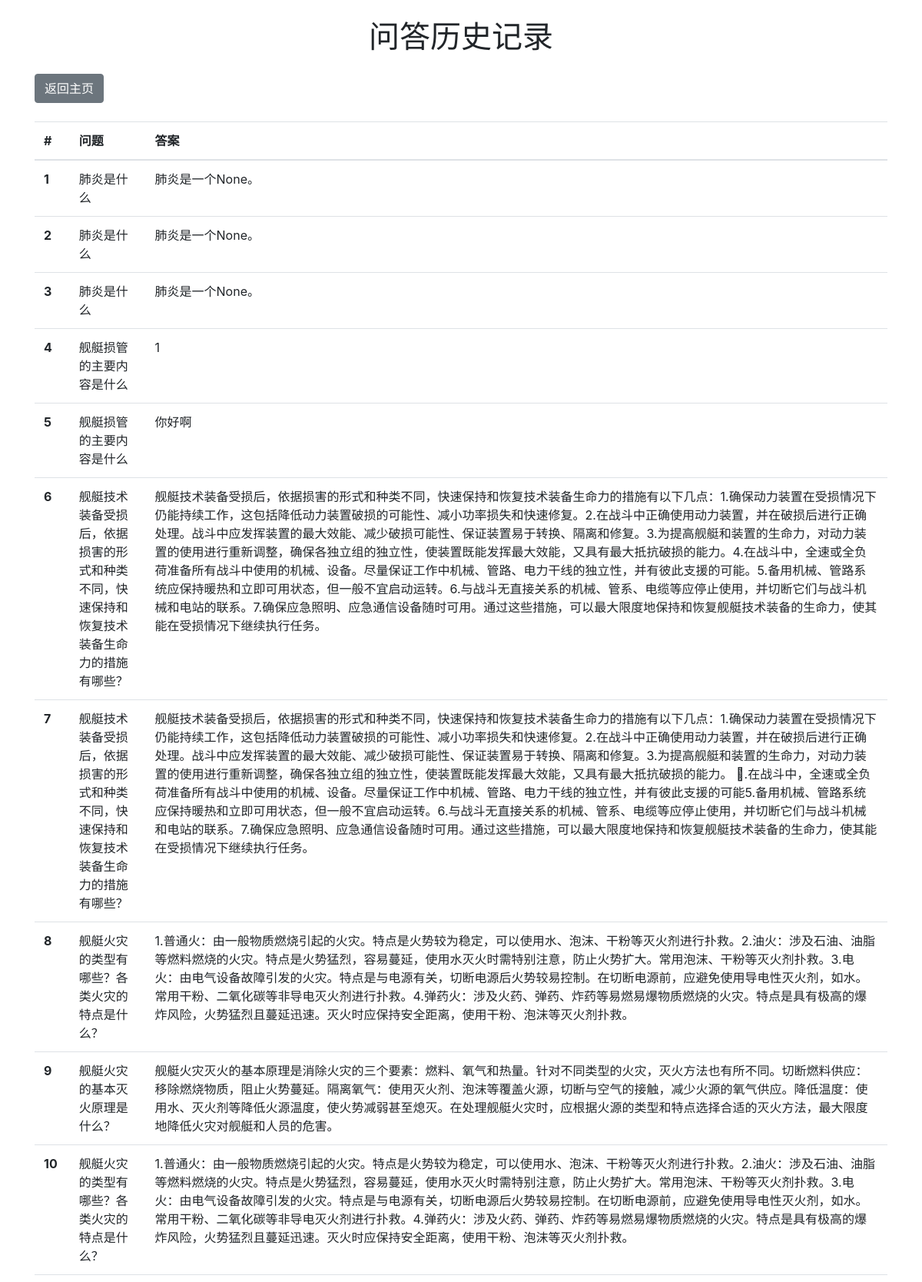
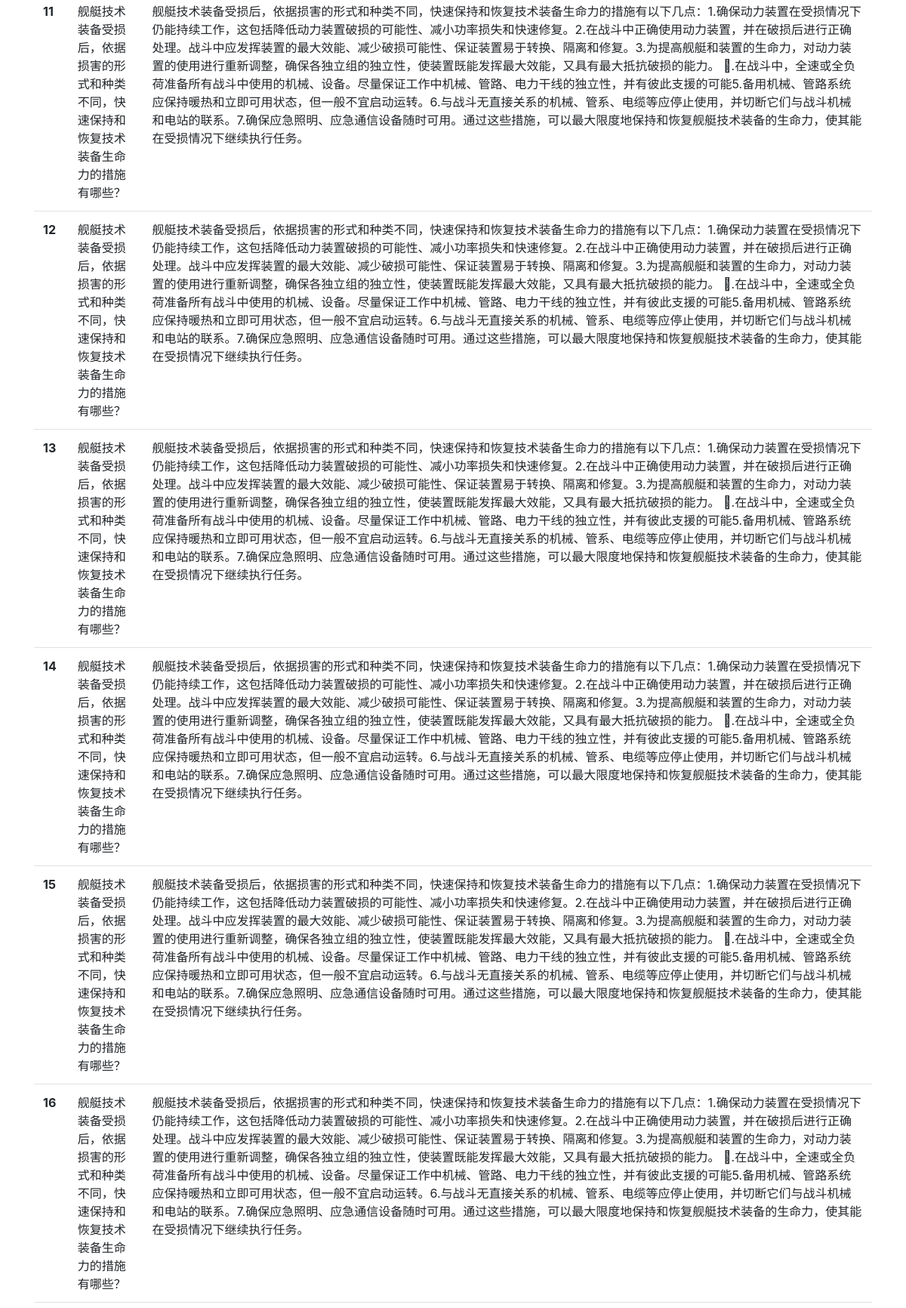
The app's page /history (upper part) with its own data (2 pictures, top to bottom).
### tables this page shows
CREATE TABLE history (
            id INTEGER PRIMARY KEY AUTOINCREMENT,
            question TEXT NOT NULL,
            answer TEXT NOT NULL
        );

### app.py (the view)
@app.route("/history")
def history():
    conn = sqlite3.connect("history.db")
    c = conn.cursor()
    c.execute("SELECT question, answer FROM history")
    records = c.fetchall()
    conn.close()
    return render_template("history.html", records=records)

### templates/history.html (shortened to what this page needs)
<!DOCTYPE html>
<html lang="zh">
<head>
    <link rel="stylesheet" href="https://stackpath.bootstrapcdn.com/bootstrap/4.5.2/css/bootstrap.min.css">
</head>
<body>
    <div class="container">
        <h1 class="text-center my-4">问答历史记录</h1>
        <a href="/" class="btn btn-secondary mb-4">返回主页</a>
        <table class="table">
            <thead>
                <tr>
                    <th scope="col">#</th>
                    <th scope="col">问题</th>
                    <th scope="col">答案</th>
                </tr>
            </thead>
            <tbody>
                {% for record in records %}
                    <tr>
                        <th scope="row">{{ loop.index }}</th>
                    <td>{{ record[0] }}</td>
                    <td>{{ record[1] }}</td>
                </tr>
            {% endfor %}
        </tbody>
    </table>
</div>
</body>
</html>

### records on screen
history: question "肺炎是什么", answer "肺炎是一个None。"
history: question "肺炎是什么", answer "肺炎是一个None。"
history: question "肺炎是什么", answer "肺炎是一个None。"
history: question "舰艇损管的主要内容是什么", answer "1"
history: question "舰艇损管的主要内容是什么", answer "你好啊"
history: question "舰艇技术装备受损后，依据损害的形式和种类不同，快速保持和恢复技术装备生命力的措施有哪些？", answer "舰艇技术装备受损后，依据损害的形式和种类不同，快速保持和恢复技术装备生命力的措施有以下几点：1.确保动力装置在受损情况下仍能持续工作，这包括降低动力装置破损的可能性、减小功率损失和快速修复。2.在战斗中正确使用动力装置，并在破损后进行正确处理。战斗中应发挥装置的最大效能、减少破损可能性、保证装置易于转换、隔离和修复。3.为提高舰艇和装置的生命力，对动力装置的使用进行重新调整，确保各独立组的独立性，使装置既能发挥最大效能，又具有最大抵抗破损的能力。4.在战斗中，全速或全负荷准备所有战斗中使用的机械、设备。尽量保证工作中机械、管路、电力干线的独立性，并有彼此支援的可能。5.备用机械、管路系统应保持暖热和立即可用状态，但一般不宜启动运转。6.与战斗无直接关系的机械、管系、电缆等应停止使用，并切断它们与战斗机械和电站的联系。7.确保应急照明、应急通信设备随时可用。通过这些措施，可以最大限度地保持和恢复舰艇技术装备的生命力，使其能在受损情况下继续执行任务。"
history: question "舰艇技术装备受损后，依据损害的形式和种类不同，快速保持和恢复技术装备生命力的措施有哪些？", answer "舰艇技术装备受损后，依据损害的形式和种类不同，快速保持和恢复技术装备生命力的措施有以下几点：1.确保动力装置在受损情况下仍能持续工作，这包括降低动力装置破损的可能性、减小功率损失和快速修复。2.在战斗中正确使用动力装置，并在破损后进行正确处理。战斗中应发挥装置的最大效能、减少破损可能性、保证装置易于转换、隔离和修复。3.为提高舰艇和装置的生命力，对动力装置的使用进行重新调整，确保各独立组的独立性，使装置既能发挥最大效能，又具有最大抵抗破损的能力。 \u0004.在战斗中，全速或全负荷准备所有战斗中使用的机械、设备。尽量保证工作中机械、管路、电力干线的独立性，并有彼此支援的可能5.备用机械、管路系统应保持暖热和立即可用状态，但一般不宜启动运转。6.与战斗无直接关系的机械、管系、电缆等应停止使用，并切断它们与战斗机械和电站的联系。7.确保应急照明、应急通信设备随时可用。通过这些措施，可以最大限度地保持和恢复舰艇技术装备的生命力，使其能在受损情况下继续执行任务。"
history: question "舰艇火灾的类型有哪些？各类火灾的特点是什么？", answer "1.普通火：由一般物质燃烧引起的火灾。特点是火势较为稳定，可以使用水、泡沫、干粉等灭火剂进行扑救。2.油火：涉及石油、油脂等燃料燃烧的火灾。特点是火势猛烈，容易蔓延，使用水灭火时需特别注意，防止火势扩大。常用泡沫、干粉等灭火剂扑救。3.电火：由电气设备故障引发的火灾。特点是与电源有关，切断电源后火势较易控制。在切断电源前，应避免使用导电性灭火剂，如水。常用干粉、二氧化碳等非导电灭火剂进行扑救。4.弹药火：涉及火药、弹药、炸药等易燃易爆物质燃烧的火灾。特点是具有极高的爆炸风险，火势猛烈且蔓延迅速。灭火时应保持安全距离，使用干粉、泡沫等灭火剂扑救。"
history: question "舰艇火灾的基本灭火原理是什么？", answer "舰艇火灾灭火的基本原理是消除火灾的三个要素：燃料、氧气和热量。针对不同类型的火灾，灭火方法也有所不同。切断燃料供应：移除燃烧物质，阻止火势蔓延。隔离氧气：使用灭火剂、泡沫等覆盖火源，切断与空气的接触，减少火源的氧气供应。降低温度：使用水、灭火剂等降低火源温度，使火势减弱甚至熄灭。在处理舰艇火灾时，应根据火源的类型和特点选择合适的灭火方法，最大限度地降低火灾对舰艇和人员的危害。"
history: question "舰艇火灾的类型有哪些？各类火灾的特点是什么？", answer "1.普通火：由一般物质燃烧引起的火灾。特点是火势较为稳定，可以使用水、泡沫、干粉等灭火剂进行扑救。2.油火：涉及石油、油脂等燃料燃烧的火灾。特点是火势猛烈，容易蔓延，使用水灭火时需特别注意，防止火势扩大。常用泡沫、干粉等灭火剂扑救。3.电火：由电气设备故障引发的火灾。特点是与电源有关，切断电源后火势较易控制。在切断电源前，应避免使用导电性灭火剂，如水。常用干粉、二氧化碳等非导电灭火剂进行扑救。4.弹药火：涉及火药、弹药、炸药等易燃易爆物质燃烧的火灾。特点是具有极高的爆炸风险，火势猛烈且蔓延迅速。灭火时应保持安全距离，使用干粉、泡沫等灭火剂扑救。"
history: question "舰艇技术装备受损后，依据损害的形式和种类不同，快速保持和恢复技术装备生命力的措施有哪些？", answer "舰艇技术装备受损后，依据损害的形式和种类不同，快速保持和恢复技术装备生命力的措施有以下几点：1.确保动力装置在受损情况下仍能持续工作，这包括降低动力装置破损的可能性、减小功率损失和快速修复。2.在战斗中正确使用动力装置，并在破损后进行正确处理。战斗中应发挥装置的最大效能、减少破损可能性、保证装置易于转换、隔离和修复。3.为提高舰艇和装置的生命力，对动力装置的使用进行重新调整，确保各独立组的独立性，使装置既能发挥最大效能，又具有最大抵抗破损的能力。 \u0004.在战斗中，全速或全负荷准备所有战斗中使用的机械、设备。尽量保证工作中机械、管路、电力干线的独立性，并有彼此支援的可能5.备用机械、管路系统应保持暖热和立即可用状态，但一般不宜启动运转。6.与战斗无直接关系的机械、管系、电缆等应停止使用，并切断它们与战斗机械和电站的联系。7.确保应急照明、应急通信设备随时可用。通过这些措施，可以最大限度地保持和恢复舰艇技术装备的生命力，使其能在受损情况下继续执行任务。"
history: question "舰艇技术装备受损后，依据损害的形式和种类不同，快速保持和恢复技术装备生命力的措施有哪些？", answer "舰艇技术装备受损后，依据损害的形式和种类不同，快速保持和恢复技术装备生命力的措施有以下几点：1.确保动力装置在受损情况下仍能持续工作，这包括降低动力装置破损的可能性、减小功率损失和快速修复。2.在战斗中正确使用动力装置，并在破损后进行正确处理。战斗中应发挥装置的最大效能、减少破损可能性、保证装置易于转换、隔离和修复。3.为提高舰艇和装置的生命力，对动力装置的使用进行重新调整，确保各独立组的独立性，使装置既能发挥最大效能，又具有最大抵抗破损的能力。 \u0004.在战斗中，全速或全负荷准备所有战斗中使用的机械、设备。尽量保证工作中机械、管路、电力干线的独立性，并有彼此支援的可能5.备用机械、管路系统应保持暖热和立即可用状态，但一般不宜启动运转。6.与战斗无直接关系的机械、管系、电缆等应停止使用，并切断它们与战斗机械和电站的联系。7.确保应急照明、应急通信设备随时可用。通过这些措施，可以最大限度地保持和恢复舰艇技术装备的生命力，使其能在受损情况下继续执行任务。"
history: question "舰艇技术装备受损后，依据损害的形式和种类不同，快速保持和恢复技术装备生命力的措施有哪些？", answer "舰艇技术装备受损后，依据损害的形式和种类不同，快速保持和恢复技术装备生命力的措施有以下几点：1.确保动力装置在受损情况下仍能持续工作，这包括降低动力装置破损的可能性、减小功率损失和快速修复。2.在战斗中正确使用动力装置，并在破损后进行正确处理。战斗中应发挥装置的最大效能、减少破损可能性、保证装置易于转换、隔离和修复。3.为提高舰艇和装置的生命力，对动力装置的使用进行重新调整，确保各独立组的独立性，使装置既能发挥最大效能，又具有最大抵抗破损的能力。 \u0004.在战斗中，全速或全负荷准备所有战斗中使用的机械、设备。尽量保证工作中机械、管路、电力干线的独立性，并有彼此支援的可能5.备用机械、管路系统应保持暖热和立即可用状态，但一般不宜启动运转。6.与战斗无直接关系的机械、管系、电缆等应停止使用，并切断它们与战斗机械和电站的联系。7.确保应急照明、应急通信设备随时可用。通过这些措施，可以最大限度地保持和恢复舰艇技术装备的生命力，使其能在受损情况下继续执行任务。"
history: question "舰艇技术装备受损后，依据损害的形式和种类不同，快速保持和恢复技术装备生命力的措施有哪些？", answer "舰艇技术装备受损后，依据损害的形式和种类不同，快速保持和恢复技术装备生命力的措施有以下几点：1.确保动力装置在受损情况下仍能持续工作，这包括降低动力装置破损的可能性、减小功率损失和快速修复。2.在战斗中正确使用动力装置，并在破损后进行正确处理。战斗中应发挥装置的最大效能、减少破损可能性、保证装置易于转换、隔离和修复。3.为提高舰艇和装置的生命力，对动力装置的使用进行重新调整，确保各独立组的独立性，使装置既能发挥最大效能，又具有最大抵抗破损的能力。 \u0004.在战斗中，全速或全负荷准备所有战斗中使用的机械、设备。尽量保证工作中机械、管路、电力干线的独立性，并有彼此支援的可能5.备用机械、管路系统应保持暖热和立即可用状态，但一般不宜启动运转。6.与战斗无直接关系的机械、管系、电缆等应停止使用，并切断它们与战斗机械和电站的联系。7.确保应急照明、应急通信设备随时可用。通过这些措施，可以最大限度地保持和恢复舰艇技术装备的生命力，使其能在受损情况下继续执行任务。"
history: question "舰艇技术装备受损后，依据损害的形式和种类不同，快速保持和恢复技术装备生命力的措施有哪些？", answer "舰艇技术装备受损后，依据损害的形式和种类不同，快速保持和恢复技术装备生命力的措施有以下几点：1.确保动力装置在受损情况下仍能持续工作，这包括降低动力装置破损的可能性、减小功率损失和快速修复。2.在战斗中正确使用动力装置，并在破损后进行正确处理。战斗中应发挥装置的最大效能、减少破损可能性、保证装置易于转换、隔离和修复。3.为提高舰艇和装置的生命力，对动力装置的使用进行重新调整，确保各独立组的独立性，使装置既能发挥最大效能，又具有最大抵抗破损的能力。 \u0004.在战斗中，全速或全负荷准备所有战斗中使用的机械、设备。尽量保证工作中机械、管路、电力干线的独立性，并有彼此支援的可能5.备用机械、管路系统应保持暖热和立即可用状态，但一般不宜启动运转。6.与战斗无直接关系的机械、管系、电缆等应停止使用，并切断它们与战斗机械和电站的联系。7.确保应急照明、应急通信设备随时可用。通过这些措施，可以最大限度地保持和恢复舰艇技术装备的生命力，使其能在受损情况下继续执行任务。"
history: question "舰艇技术装备受损后，依据损害的形式和种类不同，快速保持和恢复技术装备生命力的措施有哪些？", answer "舰艇技术装备受损后，依据损害的形式和种类不同，快速保持和恢复技术装备生命力的措施有以下几点：1.确保动力装置在受损情况下仍能持续工作，这包括降低动力装置破损的可能性、减小功率损失和快速修复。2.在战斗中正确使用动力装置，并在破损后进行正确处理。战斗中应发挥装置的最大效能、减少破损可能性、保证装置易于转换、隔离和修复。3.为提高舰艇和装置的生命力，对动力装置的使用进行重新调整，确保各独立组的独立性，使装置既能发挥最大效能，又具有最大抵抗破损的能力。 \u0004.在战斗中，全速或全负荷准备所有战斗中使用的机械、设备。尽量保证工作中机械、管路、电力干线的独立性，并有彼此支援的可能5.备用机械、管路系统应保持暖热和立即可用状态，但一般不宜启动运转。6.与战斗无直接关系的机械、管系、电缆等应停止使用，并切断它们与战斗机械和电站的联系。7.确保应急照明、应急通信设备随时可用。通过这些措施，可以最大限度地保持和恢复舰艇技术装备的生命力，使其能在受损情况下继续执行任务。"
